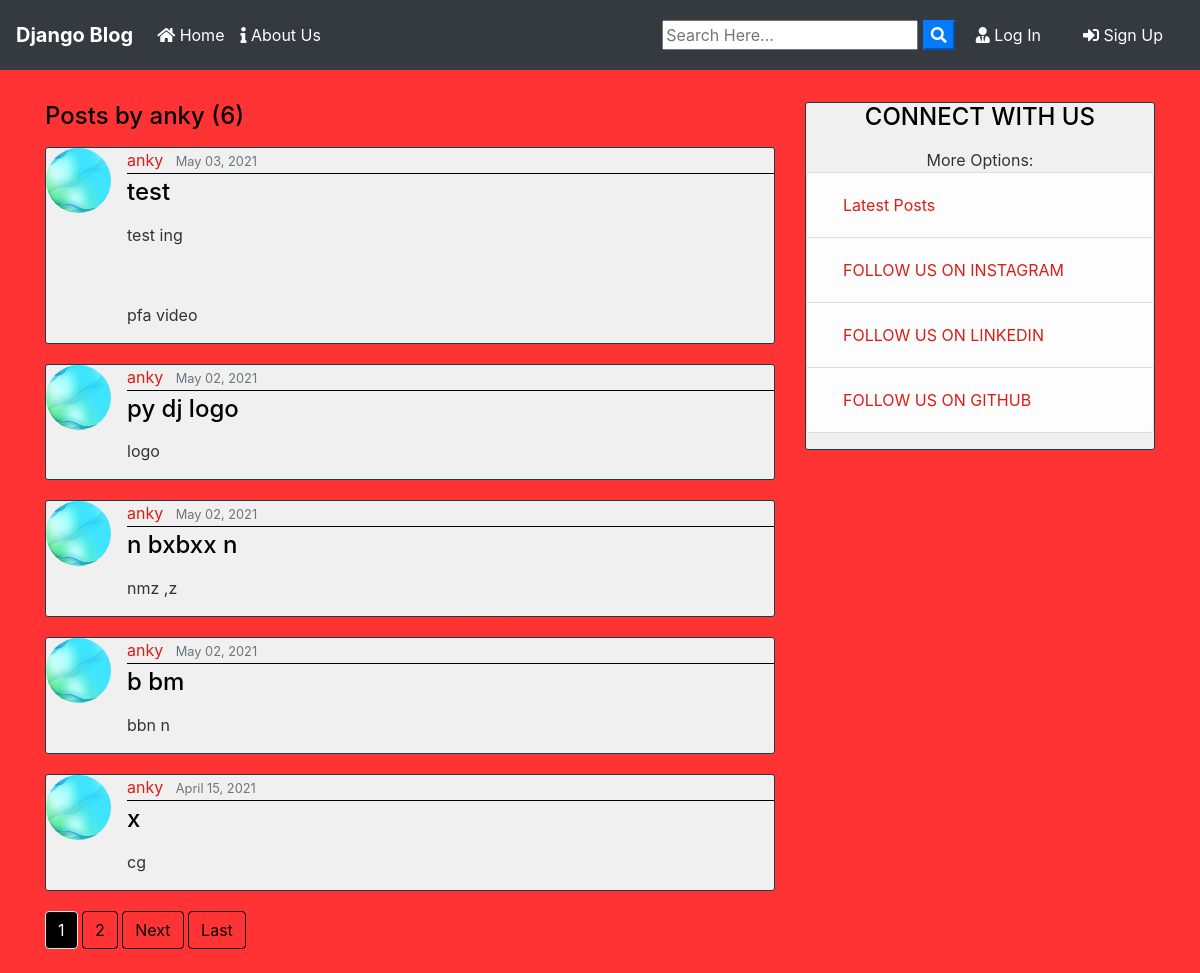
The app's page /user/anky with its own data.
### blog/models.py (models this page shows, shortened)
class Post(models.Model):
    title = models.CharField(max_length=100, null=True)
    file = models.FileField(null=True,blank=True,upload_to='Files')
    author = models.ForeignKey(User, on_delete=models.CASCADE, null = True) #if user is dleted delete post also
    content = RichTextUploadingField(blank = True, null = True)
    date_posted = models.DateTimeField(default=timezone.now)

### users/models.py (models this page shows, shortened)
class Profile(models.Model):
    user = models.OneToOneField(User, on_delete=models.CASCADE)      #one to one relationship with user
    image = models.ImageField(default='default.jpg', upload_to='profile_pics')

### blog/views.py (the view)
# urls.py: path('user/<str:username>', UserPostListView.as_view(), name='user-posts'),
class UserPostListView(ListView):
    model = Post      #what model to query in order to create the list
    template_name = 'blog/user_posts.html'  #<app>/<model>_<viewtype>.html
    context_object_name = 'posts'
    ordering = ['-date_posted']   #the order of posts, minus sign in front of date_posted
    paginate_by = 5   #no of post per page
    def get_queryset(self):
        user = get_object_or_404(User, username = self.kwargs.get('username'))
        return Post.objects.filter(author = user).order_by('-date_posted')

### blog/templates/blog/user_posts.html (shortened to what this page needs)
{% extends "blog/base.html" %}
{% block content %}
    <h1 class="mb-3">Posts by {{ view.kwargs.username }} ({{ page_obj.paginator.count }})</h1>
    {% for post in posts %}
        <article class="media content-section">
          <img class="rounded-circle article-img" src="{{ post.author.profile.image.url }}">
          <div class="media-body">
            <div class="article-metadata">
              <a class="mr-2" href="{% url 'user-posts' post.author.username %}">{{ post.author }}</a>
              <small class="text-muted">{{ post.date_posted|date:"F d, Y" }}</small>
            </div>
            <h2><a class="article-title" href="{% url 'post-detail' post.id %}">{{ post.title }}</a></h2>
            <p class="article-content">{{ post.content|safe }}</p>
          </div>
        </article>
    {% endfor %}
    {% if is_paginated %}
      {% for num in page_obj.paginator.page_range %}
        {% if page_obj.number == num %}
          <a class="btn btn-info mb-4" href="?page={{ num }}">{{ num }}</a>
        {% elif num > page_obj.number|add:'-3' and num < page_obj.number|add:'3' %}
          <a class="btn btn-outline-info mb-4" href="?page={{ num }}">{{ num }}</a>
        {% endif %}
      {% endfor %}
      {% if page_obj.has_next %}
        <a class="btn btn-outline-info mb-4" href="?page={{ page_obj.next_page_number }}">Next</a>
        <a class="btn btn-outline-info mb-4" href="?page={{ page_obj.paginator.num_pages }}">Last</a>
      {% endif %}
    {% endif %}
{% endblock content %}

### blog/templates/blog/base.html (shortened to what this page needs)
{% load static %}
<!DOCTYPE html>
<html>
<head>
    <link rel="stylesheet" href="https://maxcdn.bootstrapcdn.com/bootstrap/4.0.0/css/bootstrap.min.css">
    <link rel="stylesheet" href="https://use.fontawesome.com/releases/v5.8.1/css/all.css" >
    <link rel="stylesheet" type="text/css" href="{% static 'blog/main.css' %}">
</head>
<body>
      <nav class="navbar navbar-expand-lg navbar-dark bg-dark">
        <a class="navbar-brand font-weight-bold" href="{% url 'blog-home' %}"> Django Blog</a>
        <div class="collapse navbar-collapse" id="navbarSupportedContent">
          <ul class="navbar-nav mr-auto">
            <li class="nav-item active">
              <a class="nav-link" href="{% url 'blog-home' %}"><i class="fas fa-home"></i> Home <span class="sr-only">(current)</span></a>
            </li>
            <li class="nav-item active">
              <a class="nav-link" href="{% url 'blog-about' %}"><i class="fas fa-info"></i> About Us <span class="sr-only">(current)</span></a>
            </li>
          </ul>
          <form id="searchform" action="{% url 'search' %}" method="get">
            <input type="text" name="q" type="text" value="{{ request.GET.q }}" placeholder="Search Here..." />
            <button type="button" onclick="searchform.submit()" class=" text-white my-color btn-primary"><i class="fa fa-search"></i></button>
          </form>
            {% if user.is_authenticated %}
            <a href="{% url 'user-posts' user %}" class="btn text-white m-2"><i class="fas fa-user-shield"></i> My Post</a>
            <a href="{% url 'post-create' %} " class="btn text-white m-2"><i class="fas fa-user-edit"></i> New Post</a>
            <a href="{% url 'profile' %} " class="btn text-white m-2"><i class="fas fa-user"></i> {{ user.username }}</a>
            <a href="{% url 'logout' %} " class="btn text-white m-2"><i class="fas fa-sign-out-alt"></i> Log Out</a>
            {% else %}
            <a href="{% url 'login' %} " class="btn text-white m-2"><i class="fas fa-user-tie"></i> Log In</a>
            <a href="{% url 'register' %} " class="btn text-white m-2"> <i class="fas fa-sign-in-alt"></i> Sign Up</a>
            {% endif %}
        </div>
      </nav>
    <main role="main" class="container">
      <div class="row">
        <div class="col-md-8">
          {% block content %}{% endblock %}
        </div>
        <div class="col-md-4">
          <div class="content-section" >
              <div class = "tag">
            <center><h3>   CONNECT WITH US   </h3></center>
              <p class='text-muted'>  <center>More Options:</center>
              </div>
                  <ul class="list-group">
                <li class="list-group-item list-group-item-light" ><a class="nav-item nav-link"
                                                                      href="{% url 'blog-home' %}">Latest Posts</a></li>
                <li class="list-group-item list-group-item-light"><a class="nav-item nav-link"
                                                                     href="https://www.instagram.com/anky_301/">FOLLOW US ON
                    INSTAGRAM</a></li>
                <li
                        class="list-group-item list-group-item-light"><a class="nav-item nav-link"
                                                                         href="https://www.linkedin.com/in/hardik-sharma-85773a1a0/">
                    FOLLOW US ON LINKEDIN</a></li>
                <li
                        class="list-group-item list-group-item-light"><a class="nav-item nav-link"
                                                                         href="https://github.com/hardik302001">
                    FOLLOW US ON GITHUB</a></li>
              </ul>
          </div>
        </div>
      </div>
    </main>

### blog/static/blog/main.css (style rules this page uses)
body { display: flex; flex-direction: column; height: 10vh; background: linear-gradient(-90deg, violet, lightblue, lightgreen, yellow, orange, #ff3333); background-size: 100000000% 5000%; animation: gradient 10s ease infinite; color: #333333; margin-bottom:2rem; }
h1, h2, h3, h4, h5, h6 { color: black; font-size: 1.5rem; }
ul { margin: 0; }
a { color: #dc1d16; text-decoration: none; background-color: transparent; -webkit-text-decoration-skip: objects; }
.content-section { background: #f0f0f0; padding: 10prgb(181, 226, 205); border: 1px solid #173e43; border-radius: 3px; margin-bottom: 20px; }
.article-title { color: black; }
.article-content { white-space: pre-line; }
.article-img { height: 65px; width: 65px; margin-right: 16px; }
.article-metadata { padding-bottom: 1px; margin-bottom: 4px; border-bottom: 1px solid black }
.container { padding-top: 2rem; }
.btn-outline-info { color: black; background-color: transparent; background-image: none; border-color: #000000; }
.btn-info { color: white; background-color: #000000; border-color: #e4e8e8; }
.btn-primary { color: #fff; background-color: #007bff; border-color: #007bff; }

### records on screen
Post: author.profile.image (picture), author "anky", date_posted "May 03, 2021", title "test", content "test ing pfa video"
Post: author.profile.image (picture), author "anky", date_posted "May 02, 2021", title "py dj logo", content "logo"
Post: author.profile.image (picture), author "anky", date_posted "May 02, 2021", title "n bxbxx n", content "nmz ,z"
Post: author.profile.image (picture), author "anky", date_posted "May 02, 2021", title "b bm", content "bbn n"
Post: author.profile.image (picture), author "anky", date_posted "April 15, 2021", title "x", content "cg"

### other values on screen
{{ view.kwargs.username }} "anky"
{{ page_obj.paginator.count }} "6"
{{ num }} "1"
{{ num }} "2"
